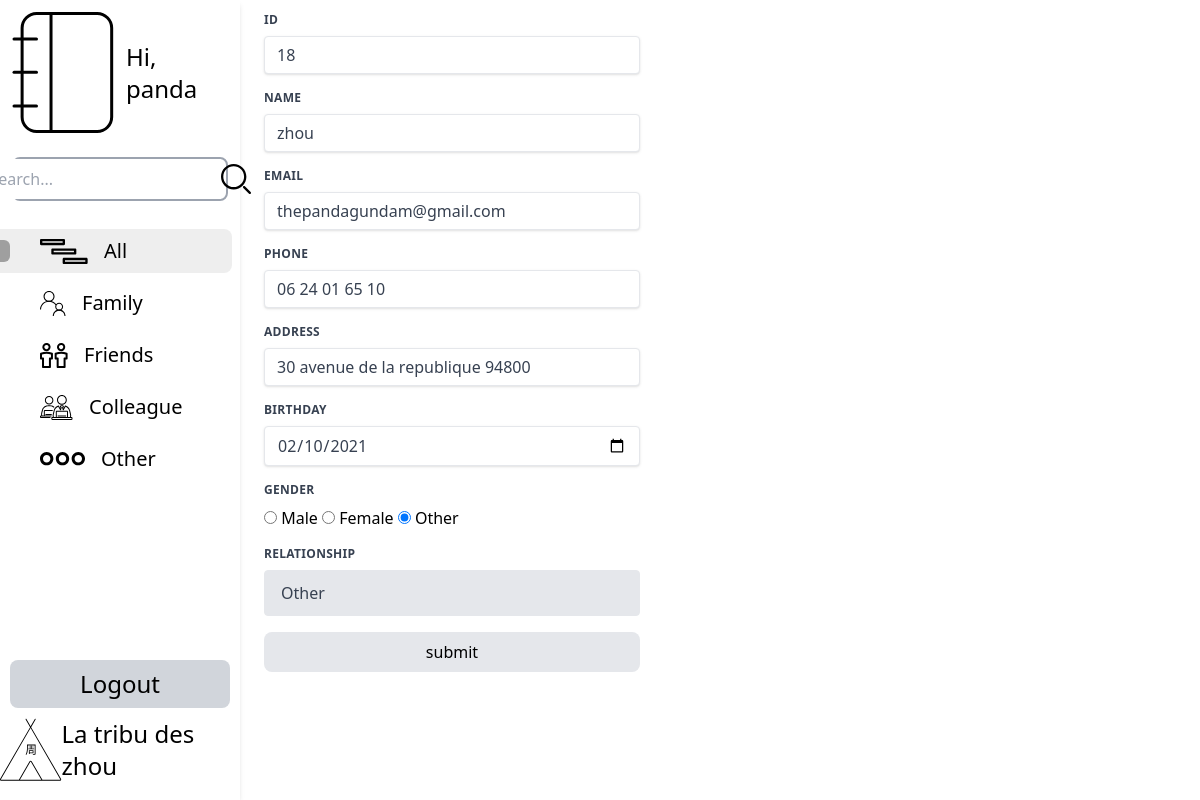
Page /edit.php?id=18 (signed in) on the committed database.
### tables this page shows
CREATE TABLE `contacts` (
  `id` int NOT NULL AUTO_INCREMENT,
  `username` varchar(255) DEFAULT NULL,
  `phoneNumber` varchar(255) DEFAULT NULL,
  `email` varchar(255) DEFAULT NULL,
  `address` varchar(255) DEFAULT NULL,
  `gender` varchar(255) DEFAULT NULL,
  `relationship` varchar(255) DEFAULT NULL,
  `dateOfBirth` date DEFAULT NULL,
  PRIMARY KEY (`id`)
);

### edit.php (the view, shortened to what this page needs)
<!DOCTYPE html>
<html lang="en">
<head>
    <script src="https://cdn.tailwindcss.com"></script>
</head>
<body class="h-screen w-screen overflow-hidden font-extralight flex flex-col justify-center items-center">
<?php
$name = '';
$email ='';
$phone = '';
$address = '';
$gender = '';
$relationship = '';
$dateOfBirth = '';
include "sources/conn.php";
$id = $_GET['id'];
$sql = "SELECT * FROM contacts WHERE id = $id";
$result = mysqli_query($conn, $sql);
if (mysqli_num_rows($result) > 0) {
    while ($row = mysqli_fetch_assoc($result)) {
        $id = $row['id'];
        $name = $row['username'];
        $email = $row['email'];
        $phone = $row['phoneNumber'];
        $address = $row['address'];
        $gender = $row['gender'];
        $relationship = $row['relationship'];
        $dateOfBirth = $row['dateOfBirth'];
    }
}else{
    die('<script>alert("failed to retrieve data");location.href="index.php";</script>');
}
if(isset($_SESSION['user_id'])){ ?>
    <div class="w-full h-full flex">
        <div class="w-1/5 h-full bg-white mb-10 shadow-md ">
            <div class="w-full h-full relative flex flex-col justify-end ">
                <div class="w-full h-full relative flex flex-col">
                    <div class="flex items-center">
                        <a href="index.php">
                        </a>
                        <p class="text-2xl">
                            Hi,<br/>
                            <?php echo $_SESSION['username']; ?>
                        </p>
                    </div>
                    <form class="border-2 border-gray-400 rounded-lg focus:outline-none focus:border-gray-500 m-3 flex items-center justify-center" action="index.php?filter='search'" method="post">
                        <input type="text" name="search" placeholder="Search..." class="h-10 outline-none">
                        <button type="submit">
                        </button>
                    </form>
                    <div class="flex flex-col gap-2 mt-4">
                        <a href="index.php" class="category-list-box <?php
                        $filter = $_GET['filter'] ?? 'all';
                        if($filter == 'all'){
                            echo ' category-list-box-focus';
                        }
                        ?>">
                            <svg class="absolute left-0 <?php
                            $filter = $_GET['filter'] ?? 'all';
                            if($filter != 'all'){
                                echo ' hidden';
                            }
                            ?>" width="10" height="22" viewBox="0 0 10 22" fill="none" xmlns="http://www.w3.org/2000/svg">
                                <rect x="-10" width="20" height="22" rx="6" fill="#9F9F9F"/>
                            </svg>
                            <p class="category-list-text">All</p>
                        </a>
                        <a href="index.php?filter=family" class="category-list-box <?php
                        $filter = $_GET['filter'] ?? 'all';
                        if($filter == 'family'){
                            echo ' category-list-box-focus';
                        }
                        ?>">
                            <p class="category-list-text">Family</p>
                        </a>
                        <a href="index.php?filter=friend" class="category-list-box <?php
                        $filter = $_GET['filter'] ?? 'all';
                        if($filter == 'friend'){
                            echo ' category-list-box-focus';
                        }
                        ?>">
                            <p class="category-list-text">Friends</p>
                        </a>
                        <a href="index.php?filter=colleague" class="category-list-box <?php
                        $filter = $_GET['filter'] ?? 'all';
                        if($filter == 'colleague'){
                            echo ' category-list-box-focus';
                        }
                        ?>">
                            <p class="category-list-text">Colleague</p>
                        </a>
                        <a href="index.php?filter=other" class="category-list-box <?php
                        $filter = $_GET['filter'] ?? 'all';
                        if($filter == 'other'){
                            echo ' category-list-box-focus';
                        }
                        ?>">
                            <p class="category-list-text">Other</p>
                        </a>
                    </div>
                </div>
                <a href="user/logout.php" class="block bg-gray-300 py-2 w-11/12 rounded-lg mb-3 hover:bg-gray-200 self-center">
                    <p class="text-center text-2xl w-full">Logout</p>
                </a>
                <a href="index.php" class="w-full pb-5 flex justify-center items-center h-20">
                    <p class="text-2xl">
                        La tribu des zhou
                    </p>
                </a>
            </div>
        </div>
        <form class="m-3 md:w-2/3 lg:w-1/3" action="sources/update.php?id=<?php echo $id ?>" method="post">
            <div class="w-full px-3 mb-4">
                <label class="block uppercase tracking-wide text-gray-700 text-xs font-bold mb-2" for="userid">
                    Id
                </label>
                <input readonly value="<?php echo ($id)?:"" ?>" class="shadow appearance-none border rounded w-full py-2 px-3 text-gray-700 leading-tight focus:outline-none focus:shadow-outline" id="userid" type="text" name="userid" placeholder="id">
            </div>
            <div class="w-full px-3 mb-4">
                <label class="block uppercase tracking-wide text-gray-700 text-xs font-bold mb-2" for="name">
                    Name
                </label>
                <input value="<?php echo ($name)?:"" ?>" class="shadow appearance-none border rounded w-full py-2 px-3 text-gray-700 leading-tight focus:outline-none focus:shadow-outline" id="name" type="text" name="name" placeholder="Name">
            </div>
            <div class="w-full px-3 mb-4">
                <label class="block uppercase tracking-wide text-gray-700 text-xs font-bold mb-2" for="email">
                    Email
                </label>
                <input value="<?php echo ($email)?:"" ?>" class="shadow appearance-none border rounded w-full py-2 px-3 text-gray-700 leading-tight focus:outline-none focus:shadow-outline" id="email" type="text" name="email" placeholder="Email">
            </div>
            <div class="w-full px-3 mb-4">
                <label class="block uppercase tracking-wide text-gray-700 text-xs font-bold mb-2" for="phoneNumber">
                    Phone
                </label>
                <input value="<?php echo ($phone)?:"" ?>" class="shadow appearance-none border rounded w-full py-2 px-3 text-gray-700 leading-tight focus:outline-none focus:shadow-outline" id="phoneNumber" type="text" name="phoneNumber" placeholder="Phone">
            </div>
            <div class="w-full px-3 mb-4">
                <label class="block uppercase tracking-wide text-gray-700 text-xs font-bold mb-2" for="address">
                    Address
                </label>
                <input value="<?php echo ($address)?:"" ?>" class="shadow appearance-none border rounded w-full py-2 px-3 text-gray-700 leading-tight focus:outline-none focus:shadow-outline" id="address" type="text" name="address" placeholder="Address">
            </div>
            <div class="w-full px-3 mb-4">
                <label class="block uppercase tracking-wide text-gray-700 text-xs font-bold mb-2" for="birthday">
                    Birthday
                </label>
                <input class="shadow appearance-none border rounded w-full py-2 px-3 text-gray-700 leading-tight focus:outline-none focus:shadow-outline" id="birthday" type="date" name="birthday" placeholder="Birthday" value="<?php echo ($dateOfBirth)?$dateOfBirth:"" ?>">
            </div>
            <div class="w-full px-3 mb-4">
                <label class="block uppercase tracking-wide text-gray-700 text-xs font-bold mb-2" >
                    Gender
                </label>
                <input <?php echo ($gender == 'male')?"checked":"" ?> type="radio" id="male" name="gender" value="male">
                <label for="male">Male</label>
                <input <?php echo ($gender == 'female')?"checked":"" ?> type="radio" id="female" name="gender" value="female">
                <label for="female">Female</label>
                <input <?php echo ($gender == 'other')?"checked":"" ?> type="radio" id="other" name="gender" value="other">
                <label for="other">Other</label>
            </div>
            <div class="w-full px-3 mb-4">
                <label class="block uppercase tracking-wide text-gray-700 text-xs font-bold mb-2" for="relationship">
                    Relationship
                </label>
                <select class="block appearance-none w-full bg-gray-200 border border-gray-200 text-gray-700 py-3 px-4 pr-8 mb-2 rounded leading-tight focus:outline-none" name="relationship" id="relationship">
                    <?php
                    echo '<option '.(($relationship == 'other')?"selected":"").' value="other">Other</option>';
                    ?>
                </select>
            </div>
            <div class="w-full px-3 mb-4">
                <input type="submit" value="submit" class="block hover:bg-gray-300 w-full px-4 py-2 rounded-lg font-medium bg-gray-200 border-gray-400">
            </div>
        </form>
    </div>
<?php }else{
    header('Location: /index.php');
} ?>
</body>
</html>

### rows in the picture
contacts: userid "18", name "zhou", email "thepandagundam@gmail.com", phoneNumber "06 24 01 65 10", address "30 avenue de la republique 94800", birthday "02/10/2021", gender "☐ Male", gender "☐ Female", gender "☑ Other", relationship "Other"

### other values in the picture
$_SESSION['username'] "panda"
